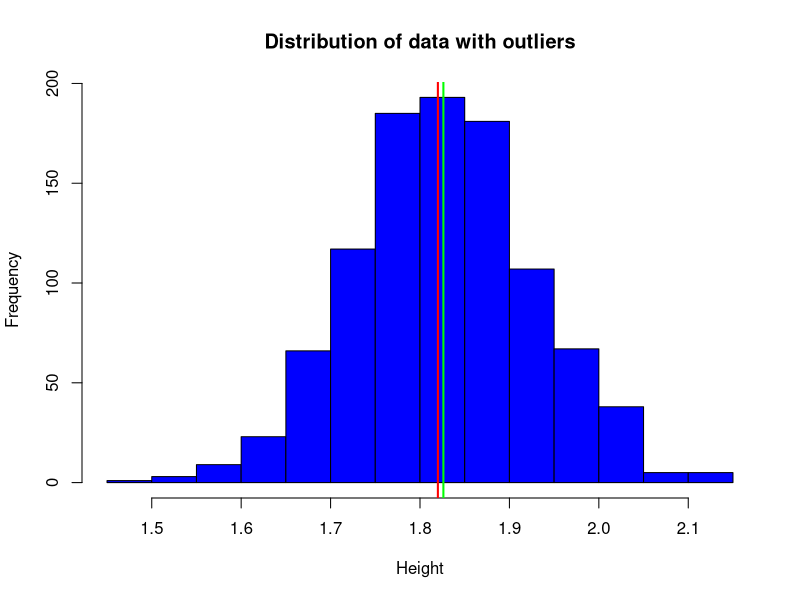
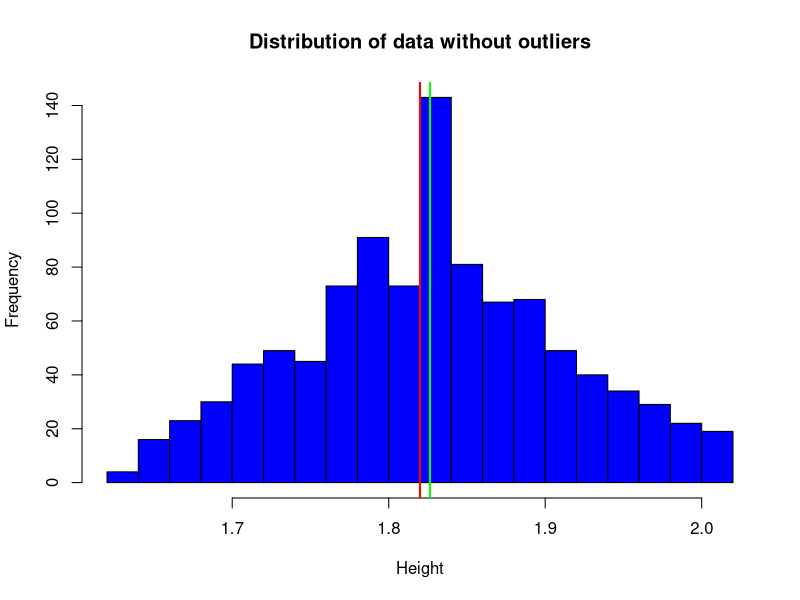

The R source for these figures, in order:
# Introduction to Behavioral Data Science assignment
# Janic Bijlhout, Matteo Dröge
# distribution of male height with and without outliers
# to prove that a type 1 error may occur when removing outliers (QRP)

set.seed(21) # seed 21 proves the type 1 error
n <- 1000 # size of data
mu <- 1.82 # average height in males
sigma <- 0.1 # standard dev.
fraction_of_outlier <- 0.1 # fraction for how much the outliers differ

# generate normal distributed data having outliers
data_with_outliers <- c(rnorm(n * (1 - fraction_of_outlier), mean = mu, sd = sigma),
                        rnorm(n * fraction_of_outlier, mean = mu + rnorm(1, mean = 0, sd = 0.5), sd = sigma))

# use median abs dev to find outliers in data
mad <- median(abs(data_with_outliers - median(data_with_outliers)))
outlier <- which(abs(data_with_outliers - median(data_with_outliers)) > 3 * mad)

# replace the outliers by swapping them for the median values of data 
data_without_outliers <- data_with_outliers # create new data set based of prev.
data_without_outliers[outlier] <- median(data_with_outliers) # replace outliers

# do t-tests, get p values and calc mean for both datasets
t_with_outliers <- t.test(data_with_outliers, mu = mu)# do t tests
t_without_outliers <- t.test(data_without_outliers, mu = mu)

p_with_outliers <- t_with_outliers$p.value # get p vals from t tests
p_without_outliers <- t_without_outliers$p.value 

mean_with_outliers <- mean(data_with_outliers) # get means 
mean_without_outliers <- mean(data_without_outliers) 

# plotting data with outliers
hist(data_with_outliers, breaks = 20, col = "blue", 
     xlab = "Height", main = "Distribution of data with outliers")
abline(v = mu, col = "red", lwd = 2) # the true average male height
abline(v = mean_with_outliers, col = "green", lwd = 2) # mean with outliers

# same plotting for data without outliers
hist(data_without_outliers, breaks = 20, col = "blue", 
     xlab = "Height", main = "Distribution of data without outliers")
abline(v = mu, col = "red", lwd = 2) # mean height
abline(v = mean_without_outliers, col = "green", lwd = 2) # mean without outliers


# print p vals for both data sets
cat("p-value of t-test on data with outliers:", p_with_outliers, "\n")
cat("p-value of t-test on data without outliers:", p_without_outliers, "\n")

if (p_without_outliers < 0.05 & p_with_outliers >= 0.05) {
  cat("Removing outliers leads to a statistically significant difference in the mean height
because p_without_outliers < 0.05 and p_with_outliers >= 0.05")
} else {
  cat("Removing outliers won't lead to a statistically significant difference\n")
}
